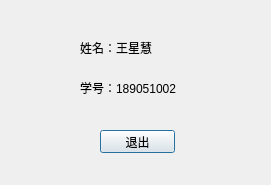
<?xml version="1.0" encoding="UTF-8"?>
<ui version="4.0">
 <class>message</class>
 <widget class="QDialog" name="message">
  <property name="geometry">
   <rect>
    <x>0</x>
    <y>0</y>
    <width>271</width>
    <height>185</height>
   </rect>
  </property>
  <property name="windowTitle">
   <string>Dialog</string>
  </property>
  <widget class="QPushButton" name="pushButton">
   <property name="geometry">
    <rect>
     <x>100</x>
     <y>130</y>
     <width>75</width>
     <height>23</height>
    </rect>
   </property>
   <property name="text">
    <string>退出</string>
   </property>
  </widget>
  <widget class="QLabel" name="label">
   <property name="geometry">
    <rect>
     <x>80</x>
     <y>40</y>
     <width>121</width>
     <height>16</height>
    </rect>
   </property>
   <property name="text">
    <string>姓名：王星慧</string>
   </property>
  </widget>
  <widget class="QLabel" name="label_2">
   <property name="geometry">
    <rect>
     <x>80</x>
     <y>80</y>
     <width>111</width>
     <height>16</height>
    </rect>
   </property>
   <property name="text">
    <string>学号：189051002</string>
   </property>
  </widget>
 </widget>
 <resources/>
 <connections>
  <connection>
   <sender>pushButton</sender>
   <signal>clicked()</signal>
   <receiver>message</receiver>
   <slot>close()</slot>
   <hints>
    <hint type="sourcelabel">
     <x>287</x>
     <y>211</y>
    </hint>
    <hint type="destinationlabel">
     <x>199</x>
     <y>149</y>
    </hint>
   </hints>
  </connection>
 </connections>
</ui>
